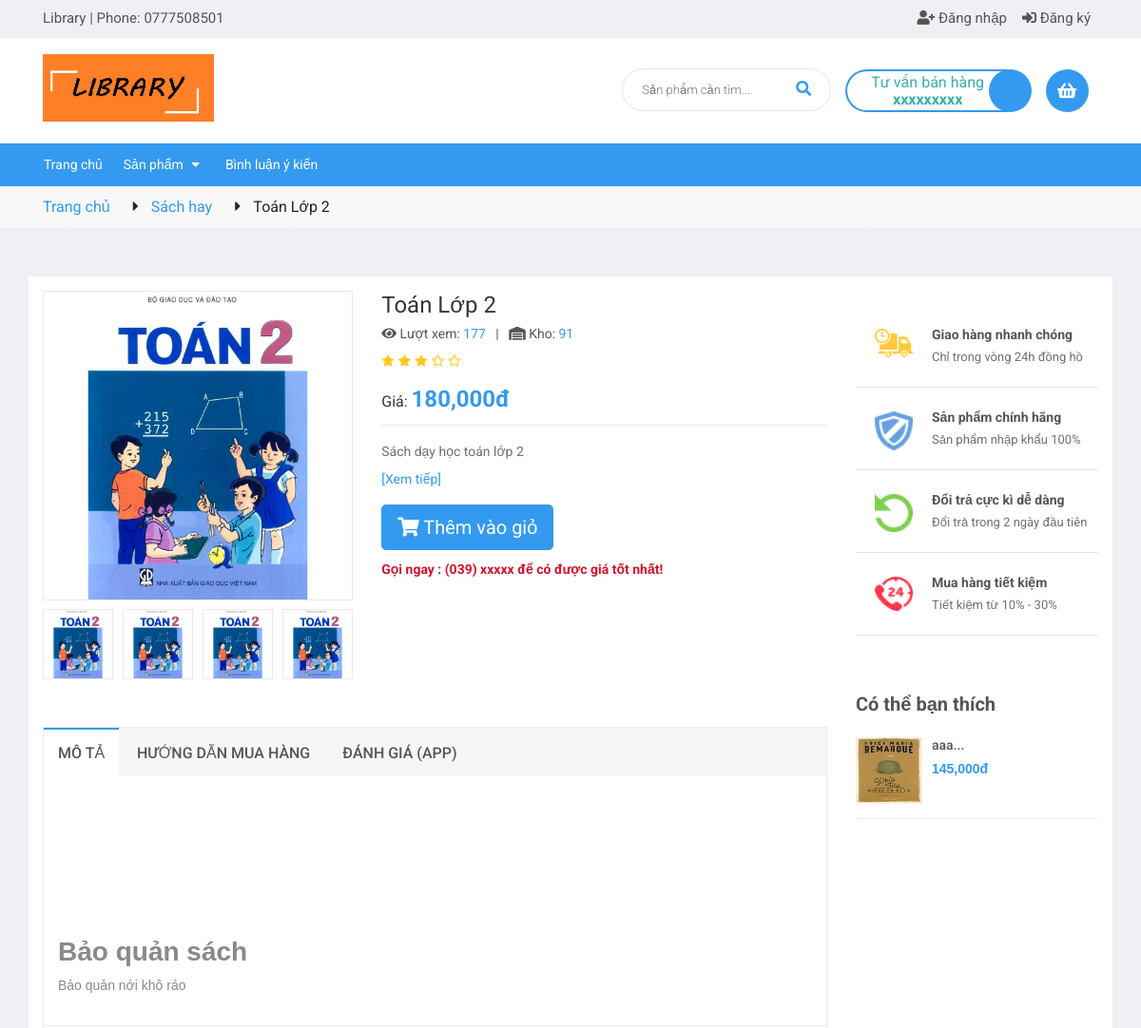
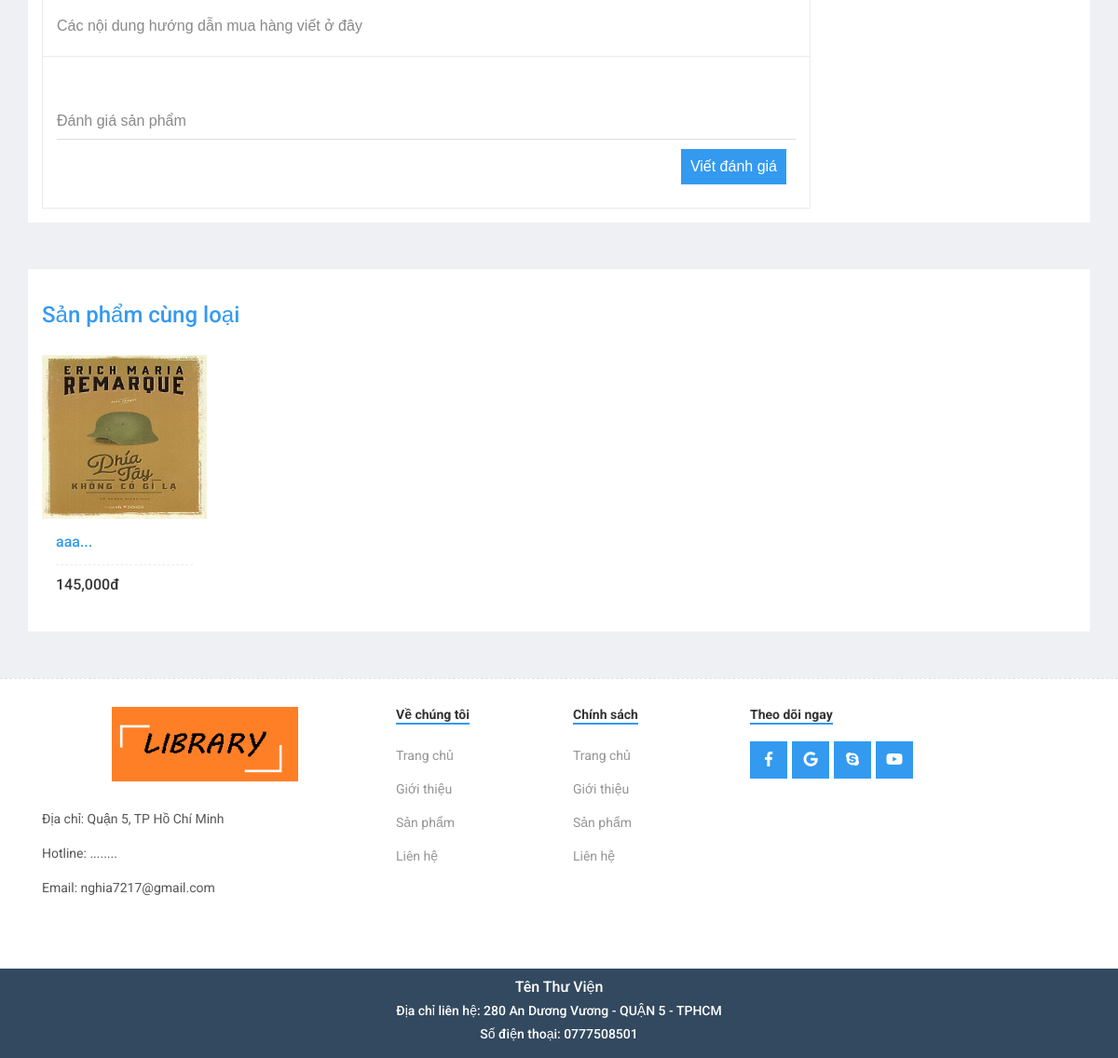
/chi-tiet-san-pham.php?id=S14, run on the app's committed database (2 pictures, top to bottom).
### tables this page shows
CREATE TABLE `logo` (
  `id_lg` int(11) NOT NULL,
  `image` varchar(50) NOT NULL,
  `link` varchar(255) NOT NULL,
  `date_upload` datetime NOT NULL
);

CREATE TABLE `product` (
  `sku_product` varchar(500) NOT NULL,
  `image` varchar(50) NOT NULL,
  `name_product` varchar(500) NOT NULL,
  `slug` varchar(500) NOT NULL,
  `summary` text NOT NULL,
  `content` text NOT NULL,
  `date_upload` datetime NOT NULL,
  `author` int(11) NOT NULL,
  `qty` int(11) NOT NULL,
  `price` int(11) NOT NULL,
  `highlight` tinyint(1) NOT NULL,
  `view` int(11) NOT NULL,
  `id_type` int(11) NOT NULL,
  `flag` tinyint(1) NOT NULL
);

CREATE TABLE `type_product` (
  `id_type` int(11) NOT NULL,
  `typename` varchar(100) NOT NULL,
  `slug_type` varchar(100) NOT NULL,
  `date_create` datetime NOT NULL
);

CREATE TABLE `image` (
  `id_image` int(11) NOT NULL,
  `sku_product` varchar(500) NOT NULL,
  `name_image` varchar(20) NOT NULL
);

CREATE TABLE `contact` (
  `id_contact` int(11) NOT NULL,
  `content` varchar(500) NOT NULL,
  `date_create` datetime NOT NULL
);

### chi-tiet-san-pham.php (the view, shortened to what the rows shown need)
<?php
	include('includes/header.php');
	include('includes/top.php');
	if(isset($_GET['id']))
	{
		$id = $_GET['id'];
		$data = "SELECT sku_product, tp.id_type as id_type,  typename, p.image as image, name_product, date_upload, p.slug as slug, slug_type, typename, author, summary, content, price, view, qty FROM product p, type_product tp, account a WHERE p.id_type = tp.id_type AND a.id_acc = p.author AND flag = 1 AND sku_product = '$id'";
		$rs_data = mysqli_query($conn, $data);
		$row_data = mysqli_fetch_array($rs_data);
		$view_inc = $row_data['view'] + 1;
		$update_view = "UPDATE product SET view = $view_inc WHERE sku_product = '$id'";
		mysqli_query($conn, $update_view);
	}
?>
		<div id="content">
			<div class="breadcrumb_me">
				<div class="container">
					<div class="row">
						<div class="col-lg-12">
							<ul class="breadcrumb_list">
								<li><a href="trang-chu.html"> Trang chủ </a></li>
								<li><i class="fas fa-caret-right"></i></li>
								<li><a href="loai-san-pham/<?php echo $row_data['slug_type']; ?>-<?php echo $row_data['id_type']; ?>-1.html"><?php echo $row_data['typename']; ?></a></li>
								<li><i class="fas fa-caret-right"></i></li>
								<li><?php echo $row_data['name_product']; ?></li>
							</ul>
						</div>
					</div>
				</div>
			</div>
			<div class="mid_content">
				<div class="main_detail">
					<div class="container padding-heading">
						<div class="row">
							<div class="col-lg-9">
								<div class="row">
									<div class="col-lg-5 col-md-6 col-sm-6 col-xs-12">
										<div class="col_large_default large_image image_thumb">
											<img src="admin/pages/public/images/products/<?php echo $row_data['image']; ?>" id="img-container">
										</div>
										<div class="product_detail_thumb">
											<div class="owl-carousel owl-product-thumb">
												<div class="item image_thumb">
													<img onclick="change_img(this)" src="admin/pages/public/images/products/<?php echo $row_data['image']; ?>">
												</div>
					<?php
						$image = "SELECT name_image FROM image WHERE sku_product = '$id'";
						$rs_image = mysqli_query($conn, $image);
						while ($row_image = mysqli_fetch_array($rs_image))
						{
					?>
												<div class="item image_thumb">
													<img  onclick="change_img(this)" src="admin/pages/public/images/products/<?php echo $row_image['name_image']; ?>">
												</div>
					<?php
						}
					?>
											</div>
										</div>
									</div>
									<div class="col-lg-7 col-md-6 col-sm-6 col-xs-12">
										<h1 class="title_product"><?php echo $row_data['name_product']; ?></h1>
										<div class="group_status">
											<span class="first_status"><i class="fas fa-eye"></i> Lượt xem:
												<span class="status_name">
													<?php echo $row_data['view']; ?>
												</span>
											</span>
											<span class="first_status">
												<span class="space">&nbsp; | &nbsp;</span>
												<i class="fas fa-warehouse"></i> Kho:
												<span class="status_name availabel">
													<?php
														if($row_data['qty'] > 0)
														{
															echo $row_data['qty'];
														}
														else
														{
															echo "Hết hàng";
														}
													?>
												</span>
											</span>
										</div>
										<div class="reviews_details_product">
											<div class="product_reviews_star">
											</div>
										</div>
										<div class="price_box">
											<span class="price"> Giá:
												<span class="special_price">
													<?php echo number_format($row_data['price']); ?>đ
												</span>
											</span>
										</div>
										<div class="product_summary product_description">
											<div class="rte description">
												<p>
													<?php echo $row_data['summary']; ?>
												</p>
											</div>
											<a href="san-pham/<?php echo $row_data['slug_type']; ?>/<?php echo $row_data['slug']; ?>-<?php echo $row_data['sku_product']; ?>.html#view-more" title="Xem tiếp" class="see_detail">[Xem tiếp]</a>
										</div>
										<div class="btn_buy_cart">
											<?php
												if($row_data['qty'] > 0)
												{
											?>
													<form action="add-cart.php" method="POST">
													</form>
											<?php
												}
												else
												{
													echo "<button type='submit' class='btn btn-lg  btn-cart button_cart_buy_enable add_to_cart btn_buy' disabled><i class='fas fa-shopping-cart'></i> Thêm vào giỏ hàng</button>";
												}
											?>
										</div>
										<div class="call_now">
											<p style="color:#d7102c;font-weight:bold;">Gọi ngay : <a style="color:#d7102c" href="tel:(024)98567868">(039) xxxxx</a> để có được giá tốt nhất!</p>
										</div>
									</div>
									<div class="col-xs-12 col-lg-12 col-sm-12 col-md-12 no-padding">
										<div class="product-tab e-tabs" id="app-tabs">
											<div class="tab tab-1 tab_content" v-if="tab1">
												<?php echo $row_data['content']; ?>
											</div>
										</div>
									</div>
								</div>
							</div>
							<div class="col-lg-3">
								<div class="blog_aside padding-15">
						    		<h2 class="title_head">
						    			<span> Có thể bạn thích </span>
						    		</h2>
	<?php
		$id_type = $row_data['id_type'];
		$product_rela = "SELECT sku_product, typename, p.image as image, name_product, date_upload, p.slug as slug, slug_type, typename, author, summary, content, price FROM product p, type_product tp, account a WHERE p.id_type = tp.id_type AND a.id_acc = p.author AND flag = 1  AND p.id_type = $id_type AND sku_product <> '$id'";
		$rs_product_rela = mysqli_query($conn, $product_rela);
		while($row_product_rela = mysqli_fetch_array($rs_product_rela))	{
	?>
						    		<div class="product_item_small">
						    			<div class="left_item">
						    				<a href="san-pham/<?php echo $row_product_rela['slug_type']; ?>/<?php echo $row_product_rela['slug']; ?>-<?php echo $row_product_rela['sku_product']; ?>.html">
						    					<img src="admin/pages/public/images/products/<?php echo $row_product_rela['image']; ?>" alt="<?php echo $row_product_rela['image']; ?>" title="<?php echo $row_product_rela['name_product']; ?>">
						    				</a>
						    			</div>
						    			<div class="product_info">
						    				<h3><a href="san-pham/<?php echo $row_product_rela['slug_type']; ?>/<?php echo $row_product_rela['slug']; ?>-<?php echo $row_product_rela['sku_product']; ?>.html" title="<?php echo $row_product_rela['name_product']; ?>"><?php echo mb_substr($row_product_rela['name_product'], 0, 35, 'UTF-8')."..."; ?></a></h3>
						    				<div class="price_box_mini">
						    					<span><?php echo number_format($row_product_rela['price']); ?>đ</span>
						    				</div>
						    			</div>
						    		</div>
	<?php
		}
	?>
						    	</div>
							</div>
						</div>
					</div>
				</div>
				<div class="relative_box">
					<div class="container padding-heading">
						<div class="row">
							<div class="col-lg-12">
								<h2 class="title_rela">Sản phẩm cùng loại</h2>
								<div class="owl-carousel owl-product-rela">
	<?php
		$id_type = $row_data['id_type'];
		$product_rela = "SELECT sku_product, typename, p.image as image, name_product, date_upload, p.slug as slug, slug_type, typename, author, summary, content, price FROM product p, type_product tp, account a WHERE p.id_type = tp.id_type AND a.id_acc = p.author AND flag = 1  AND p.id_type = $id_type AND sku_product <> '$id'";
		$rs_product_rela = mysqli_query($conn, $product_rela);
		while($row_product_rela = mysqli_fetch_array($rs_product_rela))
		{
	?>
									<div class="item">
										<div class="product_box">
								    		<div class="product_image">
								    			<img src="admin/pages/public/images/products/<?php echo $row_product_rela['image']; ?>" alt="<?php echo $row_product_rela['image']; ?>" title="<?php echo $row_product_rela['name_product']; ?>" width="100%">
								    		</div>
								    		<div class="detail_product">
								    			<h2 class="product_name">
								    				<a href="san-pham/<?php echo $row_product_rela['slug_type']; ?>/<?php echo $row_product_rela['slug']; ?>-<?php echo $row_product_rela['sku_product']; ?>.html">
								    					<?php echo mb_substr($row_product_rela['name_product'], 0, 32, 'UTF-8')."..."; ?>
								    				</a>
								    				<span class="price_box  mt-2 mb-2">
									    				<h4 class="price"><?php echo number_format($row_product_rela['price']); ?>đ</h4>
									    			</span>
								    			</h2>
								    		</div>
								    	</div>
									</div>
	<?php
		}
	?>
								</div>
							</div>
						</div>
					</div>
				</div>
			</div>
		</div>
<?php
	include('includes/footer.php');
?>

### includes/top.php (shortened to what the rows shown need)
<div id="wrapper">
	<div id="header">
		<div class="mid_header">
			<div class="container">
				<div class="row">
					<div class="col-lg-3 col-xs-12">
						<div class="logo">
							<a href="<?php echo $row_logo['link']; ?>" class="logo_wrapper">
								<img src="admin/pages/public/images/logo/<?php echo $row_logo['image']; ?>" width="100%">
							</a>
						</div>
					</div>
				</div>
			</div>
		</div>
		<div class="bot_header">

### includes/footer.php (shortened to what the rows shown need)
		<div id="footer">
			<div class="content_footer">
				<div class="container">
					<div class="row">
						<div class="col-lg-4">
							<div class="logo_footer">
								<a href="<?php echo $row_logo['link']; ?>">
									<img src="admin/pages/public/images/logo/<?php echo $row_logo['image']; ?>" width="200">
								</a>
							</div>
							<div class="classes_widget">
				<?php
					$contact = "SELECT content FROM contact ORDER BY date_create ASC";
					$rs_contact = mysqli_query($conn, $contact);
					while ($row_contact = mysqli_fetch_array($rs_contact))
					{
						echo "<p>".$row_contact['content']."</p>";
					}
				?>
							</div>
						</div>
					</div>
				</div>
			</div>
			<div class="copyright">
				<div class="container">
					<div class="row">
						<div class="col-lg-12">
							<h2 class="title_school">Tên Thư Viện</h2>
						</div>
					</div>
				</div>
			</div>
		</div>
	</div>
</body>
</html>

### data on the page
logo: image (picture)
product: type_product.typename "Sách hay", name_product "Toán Lớp 2", image (picture), view "177", qty "91", price "180,000", summary "Sách dạy học toán lớp 2", content "Bảo quản sách Bảo quản nới khô ráo"
image: name_image (picture)
image: name_image (picture)
image: name_image (picture)
product: image (picture), name_product "aaa", price "145,000"
contact: content "Địa chỉ: Quận 5, TP Hồ Chí Minh"
contact: content "Hotline: ........"
contact: content "Email: nghia7217@gmail.com"
